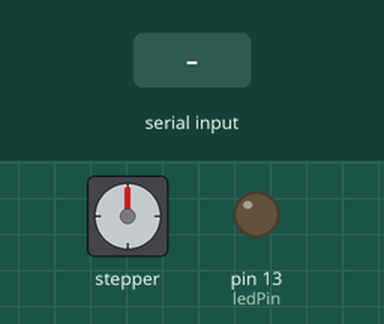
This sketch was run on a simulated Arduino Nano, built with avr-gcc and run on an emulated ATmega328P. On the bench: stepper motor, output pins drawn as LEDs (lit = HIGH). The test bench sets the inputs (shaded band). Stepper angles assume 200 steps per turn; what the sketch prints to the serial monitor is not drawn.

Above: at 1.2 s.
1.3 s: "1" received over Serial
At 1.45 s:
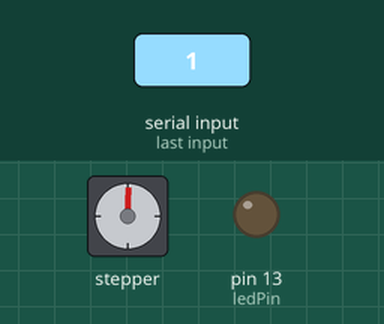
At 2.05 s:
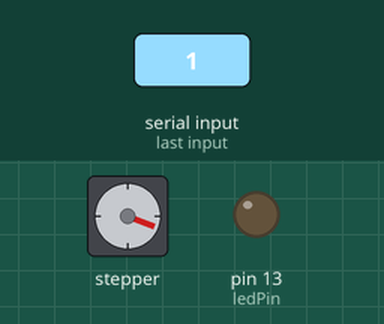
Timing chart, 0 to 4.8 s (numbered marks = the images above; inputs shaded):
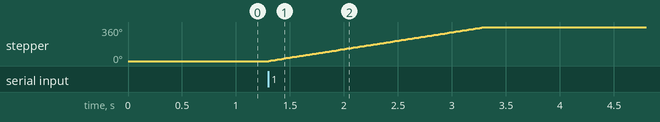

Measured:
- after the input at 1.3 s, stepper: turns 360° clockwise in 2.0 s, starting at once

The sketch:

thread.ino
```cpp
#include <Thread.h>
#include <ThreadController.h>

#include <Stepper.h>

ThreadController controll = ThreadController();

int ledPin = 13;

//My simple Thread
Thread myThread = Thread();
Thread myThread2 = Thread();

int m_nCount = 0;

int m_nTCount1 = 0;
int m_nTCount2 = 0;

Stepper stepper(200, 8, 9, 10, 11);


// callback for myThread
void niceCallback()
{
  ++m_nTCount1;
  Serial.print(" niceCallback : ");
  Serial.print(millis());
  Serial.print(" , ");
  Serial.println(m_nTCount1);
}

void testCallback()
{
  ++m_nTCount2;
  Serial.print(" testCallback : ");
  Serial.print(millis());
  Serial.print(" , ");
  Serial.println(m_nTCount2);

}

void setup()
{
  Serial.begin(9600);
  pinMode(ledPin, OUTPUT);
  myThread.onRun(niceCallback);
  myThread.setInterval(500);

  myThread2.onRun(testCallback);
  myThread2.setInterval(800);

  controll.add(&myThread);
  controll.add(&myThread2);

  stepper.setSpeed(30);
}

void loop()
{
  if(Serial.available())
  {
    int c = Serial.read();

    if(c == '1')
    {
      stepper.step(200);
    }
  }

  // checks if thread should run
  /*if(myThread.shouldRun())
    myThread.run();

  if(myThread2.shouldRun())
    myThread2.run();*/
  controll.run();

  // Other code...
  ++m_nCount;
/*
  Serial.print("Main Thread :  ");
  Serial.println(m_nCount);

  delay(1000);*/

}
```
